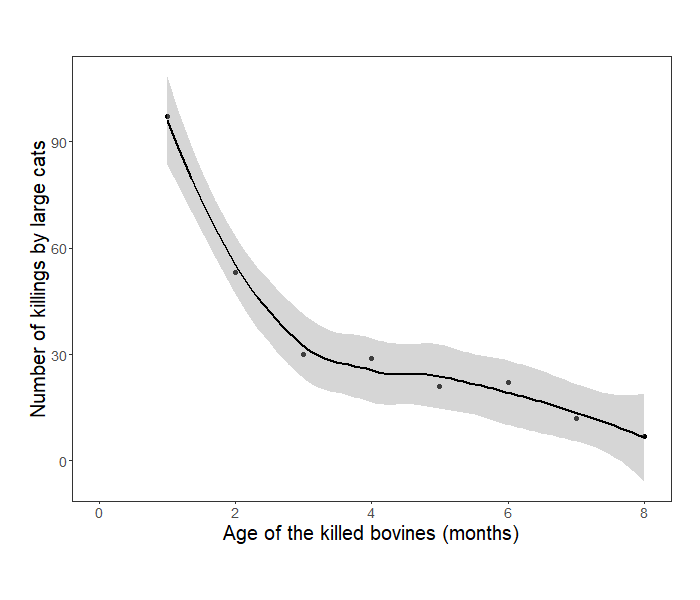

Write the R code that produced this figure.
cor<-read.csv("livestock_predation.csv", header=T, sep=";")

library (ggplot2)
png(file = "livestock_predation.png", width = 700, height = 600)
p<-ggplot(data = cor,
          aes(x = age, y = predation)) +
  geom_point(size = 2, colour = "black") +
  geom_smooth(aes(), color="black", se = T) +
  xlab("Age of the killed bovines (months)") + 
  ylab("Number of killings by large cats") + 
  scale_x_continuous(limits = c(0,8))+
  theme_bw() + 
  theme(panel.grid.major.y = element_blank(), 
        panel.grid.minor.y = element_blank()) + 
  theme(panel.grid.major.x = element_blank(), 
        panel.grid.minor.x = element_blank()) +
  theme(legend.position = "none")+
  theme(plot.margin = unit(c(2,1,2,1), "cm"))+
  theme(axis.title.y = element_text(size = rel(1.8), angle = 90))+
  theme(axis.title.x = element_text(size = rel(1.8), angle = 00))+
  theme(axis.text.x = element_text(size = 14))+
  theme(axis.text.y = element_text(size = 14))

p
dev.off()

library(magick)
library(magrittr) 

# Call back the plot
plot <- image_read("livestock_predation.png")
plot2<-image_annotate(plot, "Cattle predation by puma and jaguar", 
                      color = "black", size = 25,
                      location = "10+50", gravity = "north")
plot3<-image_annotate(plot2, "Data: Palmeira et al 2008 (doi:10.1016/j.biocon.2007.09.015) | Visualization by @fblpalmeira 
                          Image credit: Palmeira, FBL (@PhyloPic)", 
                      color = "gray", size = 15, 
                      location = "10+50", gravity = "southeast")
# And bring in a logo
logo_raw <- image_read("http://www.phylopic.org/assets/images/submissions/99d6140b-d113-4814-82fb-05629d7d626c.512.png") 
out<-image_composite(plot3,image_scale(logo_raw,"x100"), gravity="north", offset = "+220+90")

image_browse(out)

# And overwrite the plot without a logo
image_write(out, "livestock_predation2.png")
